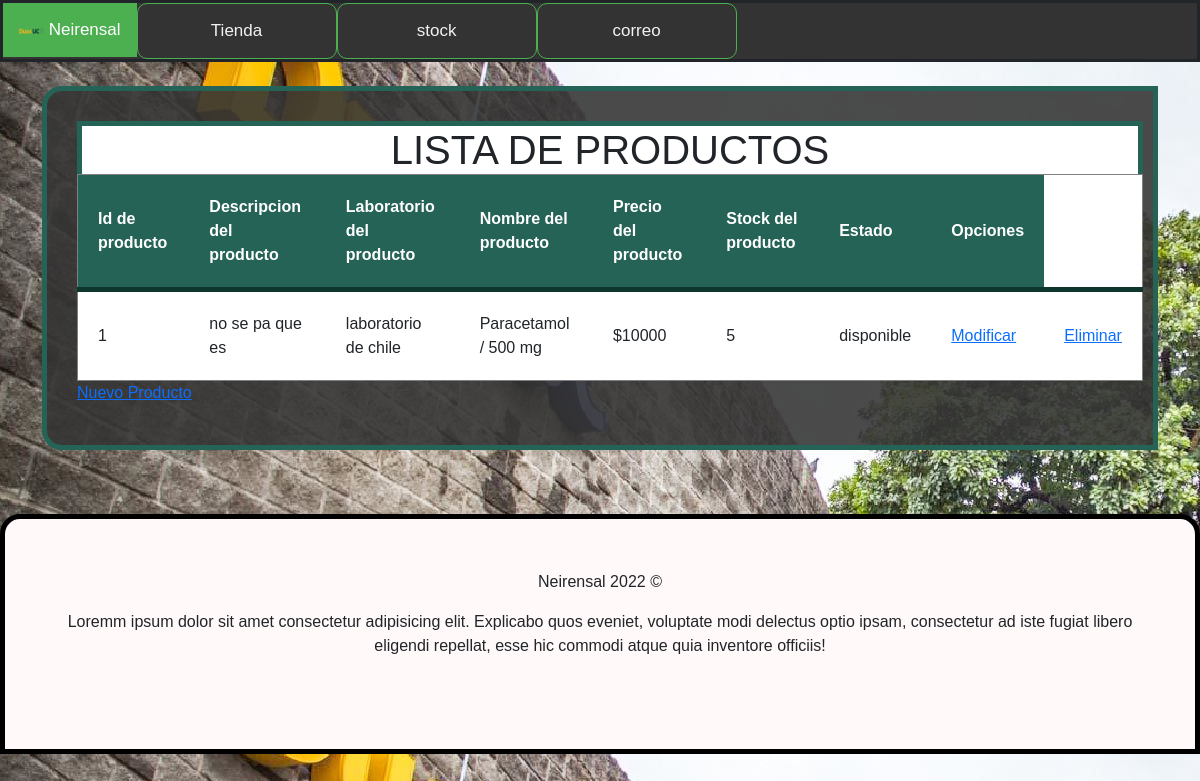
Page /stock on the earlier database version.
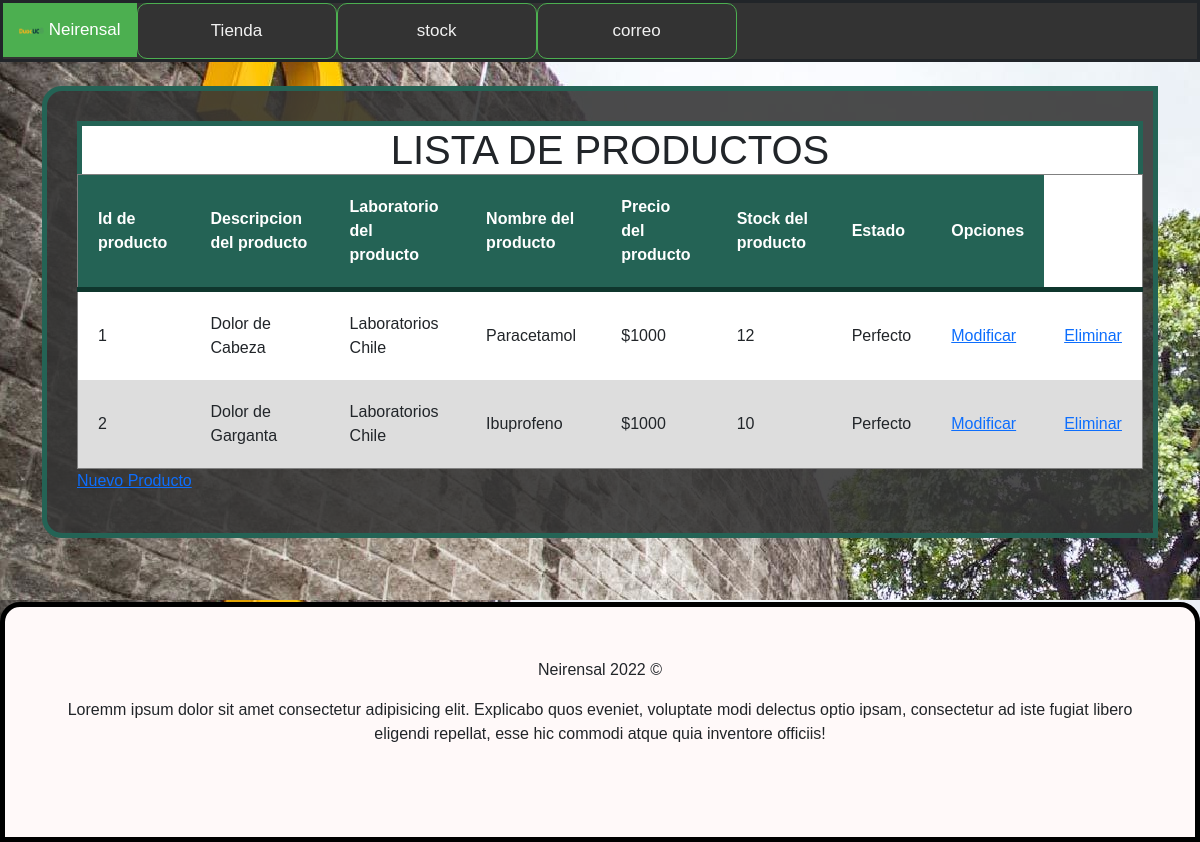
Same page on the later database version.
### core/models.py (models this page shows, shortened)
class Producto(models.Model):
    id = models.AutoField(max_length=3, primary_key= True)
    nombre = models.CharField(max_length=64)
    categoria = models.ForeignKey(Categoria, on_delete=models.CASCADE)
    precio = models.IntegerField()
    stock = models.CharField(max_length=20, verbose_name='Stock')
    marca =  models.CharField(max_length=20, verbose_name='Laboratorio')
    descripcion =  models.CharField(max_length=20, verbose_name='Descripcion remedio')
    estado =  models.CharField(max_length=20, verbose_name='Estado del remedio')

### core/views.py (the view)
# urls.py: path('stock',stock , name="stock"),
def stock (request):
    productos= Producto.objects.all()
    datos = {
        'productos': productos
    }
    return render(request, 'core/stock.html', datos)

### core/context_processor.py (called while the page is built)
def totalC(request):
    total = 0
    if request.user.is_authenticated:
         if "carrito" in request.session.keys():
             for key, value in request.session["carrito"].items():
                 total += int(value["acumulado"])
    return {"totalC": total}

### core/templates/core/stock.html (shortened to what this page needs)
{% load static %}
<!DOCTYPE html>
<html>
<head>
    <link rel="stylesheet" href="https://cdnjs.cloudflare.com/ajax/libs/font-awesome/4.7.0/css/font-awesome.min.css">
    <link rel="stylesheet" href="https://icons8.com/icon/ZRiAFreol5mE/instagram">
    <link href=" {% static 'css/bootstrap.min.css' %} " rel="stylesheet">
    <link href=" {% static 'css/style.css' %} " rel="stylesheet">
</head>
<body background="{% static 'img/Duoc.jpg' %}">
    <header class="menu-fixed">
        <div class="bordmenu">
            <div class="topnav" id="myTopnav">
                <a href="{% url 'home' %}" class="active"><img src=" {% static 'img/Logo_DuocUC.png' %} " alt="" width="25px"> Neirensal</a>
                <a class="indemenu" href="{% url 'tienda' %}">Tienda</a>
                <a class="indemenu" href="{% url 'stock' %}">stock</a>
                <a class="indemenu" href="{% url 'correo' %}">correo</a>
            </div>
        </div>
    </header>
    <br>
    <div class="container">
        <article>
            <div class="jumbotron">
                <div>
                            <table border="1" class="customers">
                                <h1 class=" formomar4">LISTA DE PRODUCTOS</h1>
                                <thead>
                                    <tr>
                                        <th cope="col">Id de producto</th>
                                        <th cope="col">Descripcion del producto</th>
                                        <th cope="col">Laboratorio del producto</th>
                                        <th cope="col">Nombre del producto</th>
                                        <th cope="col">Precio del producto</th>
                                        <th cope="col">Stock del producto</th>
                                        <th cope="col">Estado</th>
                                        <th scope="col">Opciones</th>
                                    </tr>
                                </thead>
                                {% for re in productos%}
                                <section>
                                    <tr>
                                        <td>{{re.id }}</td>
                                        <td>{{re.descripcion }}</td>
                                        <td>{{re.marca }}</td>
                                        <td>{{re.nombre | capfirst}}</td>
                                        <td>${{re.precio}}</td>
                                        <td>{{re.stock}}</td>
                                        <td>{{re.estado}}</td>
                                        <td><a href="{% url 'form_mod_producto' re.id %}">Modificar</a></td>
                                        <td><a href="{% url 'form_mod_producto' re.id %}">Eliminar</a></td>
                                    </tr>
                                </section>
                                {% endfor%}
                            </table>
                            <a href="{% url 'form_producto'%}">Nuevo Producto</a>
                        </div>
                    </div>
                </div>
    <br>
    <div class="jumbotronfinal">
        <footer class="py-5 bg-black">
            <div class="container">
                <p class="text-center ">Neirensal 2022&nbsp;©</p>
                <p class="text-center ">Loremm ipsum dolor sit amet consectetur adipisicing elit. Explicabo quos eveniet, voluptate modi delectus optio ipsam, consectetur ad iste fugiat libero eligendi repellat, esse hic commodi atque quia inventore officiis!</p>
                <br>
            </div>
        </footer>
    </div>
</body>
</html>

### core/static/css/style.css (style rules this page uses)
.indemenu { text-decoration: none; font-size: 20px; display: inline-block; padding-left: 10px; padding-right: 10px; width: 200px; border: 1px solid #4CAF50; border-radius: 10px; }
body { margin: 0; font-family: Arial, Helvetica, sans-serif; }
.topnav { overflow: hidden; background-color: #333; }
.topnav a { float: left; display: block; color: #f2f2f2; text-align: center; padding: 14px 16px; text-decoration: none; font-size: 17px; }
.topnav a.active { background-color: #4CAF50; color: white; }
.bordmenu { border-style: solid; width: 100%; }
.jumbotron { padding: 3px 10px; border: 5px solid #246355; border-top-left-radius: 20px; border-bottom-left-radius: 20px; padding-top: 30px; padding-bottom: 40px; padding-left: 30px; margin-bottom: 40px; color: inherit; background-color: rgba(51, 51, 51, 0.883); transition: all 400ms ease-out; cursor: default; }
.jumbotronfinal { padding: 3px 10px; border: rgb(0, 0, 0) 5px solid; border-top-right-radius: 20px; border-top-left-radius: 20px; color: inherit; width: 100%; background-color: rgb(255, 249, 249); }
* { margin: 0; padding: 0; box-sizing: border-box; font-family: 'Montserrat', sans-serif; }
table { background-color: rgb(255, 255, 255); text-align: left; border-collapse: collapse; width: 100%; }
th, td { padding: 20px; }
thead { background-color: #246355; border-bottom: solid 5px #0F362D; color: white; width: 100%; }
tr:nth-child(even) { background-color: #ddd; }
.formomar4 { background: rgb(255, 255, 255); text-align: center; margin-bottom: -5px; border: 5px solid #246355; }

Differences in the rows shown:
changed Producto id 1: descripcion "no se pa que es" → "Dolor de Cabeza"; marca "laboratorio de chile" → "Laboratorios Chile"; nombre "Paracetamol / 500 mg" → "Paracetamol"; precio "10000" → "1000"; stock "5" → "12"; estado "disponible" → "Perfecto"
added Producto: id "2", descripcion "Dolor de Garganta", marca "Laboratorios Chile", nombre "Ibuprofeno", precio "1000", stock "10", estado "Perfecto"
